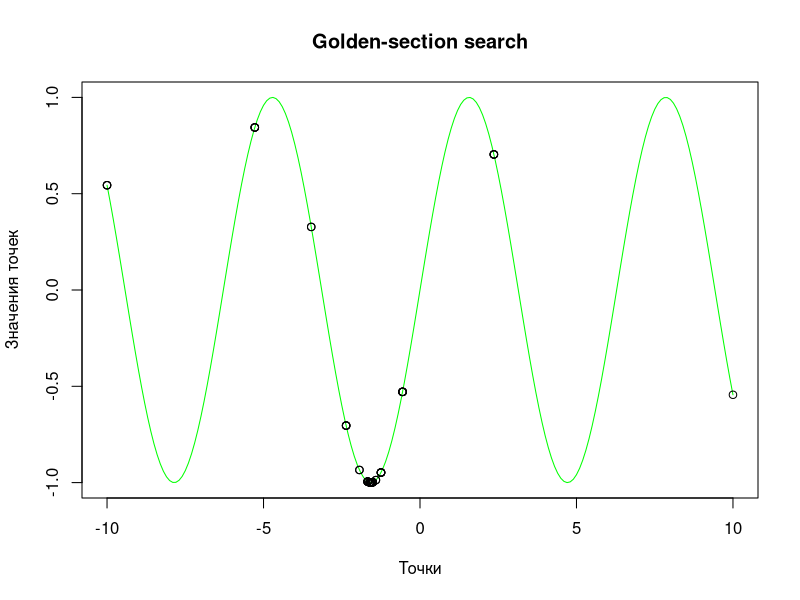

Write the R code that produced this figure.
# Ввод
#a = as.numeric(readline(prompt = "Введите границу А: "))
#b = as.numeric(readline(prompt = "Введите границу B: "))
#epsilon = as.numeric(readline(prompt = "Введите точность: "))

# Задаём нужную функцию для золотого сечения
goldfunc = function(x){ 
  return(sin(x))
}

# Функция вывода точек минимума
min_point = function(a, b)
  points((a+b)/2, goldfunc((a+b)/2))

# Функция вывода крайних точек
bounds = function(a, b){
  points(a, goldfunc(a))
  points(b, goldfunc(b))
  }

# С помощью золотого сечения
gold = function(a, b, n){
  
  # Создаю график
  #distx <- (a+abs(a%/%3.14)):(b-abs(b)%/%3.14)
  distx <- seq(a, b, 0.1)
  disty <- goldfunc(distx)
  plot(distx, disty, type='l', xlab = "Точки", ylab = 'Значения точек',col="green",
       main="Golden-section search")
  
  fi = (1 + sqrt(5)) / 2
  x1 = b - (b - a) / fi
  x2 = a + (b - a) / fi
  m = c()
    while(b - a > n){
      # Точки границ во время цикла
      bounds(a, b)
      
      # Точки минимума во время цикла
      #min_point(a, b)
      
      if(goldfunc(x1) > goldfunc(x2)){
        a = x1
        x1 = x2
        x2 = b - (x1 - a)
        #m <- c(m, a)
      }
      else{
        b = x2
        x2 = x1
        x1 = a + (b - x2)
        #m <- c(m, b)
      }
      
      # Точки границ после выполнения цикла
      bounds(a, b)
      
      # Точки минимума после выполнения цикла
      #min_point(a, b)
    }
  
  # Вывод локального минимума и значения в этой точке
  cat("Локальный минимум в точке: ", ((a+b)/2), "\n", 
      "Значение в этой точке:", goldfunc((a+b)/2), "\n")
      #,"Значение в этой точке(2):", max(c(goldfunc(a), goldfunc(b), goldfunc(x1), goldfunc(x1))))
}


gold(-10, 10, 0.00001)
# левая граница, правая граница, эпсилон


